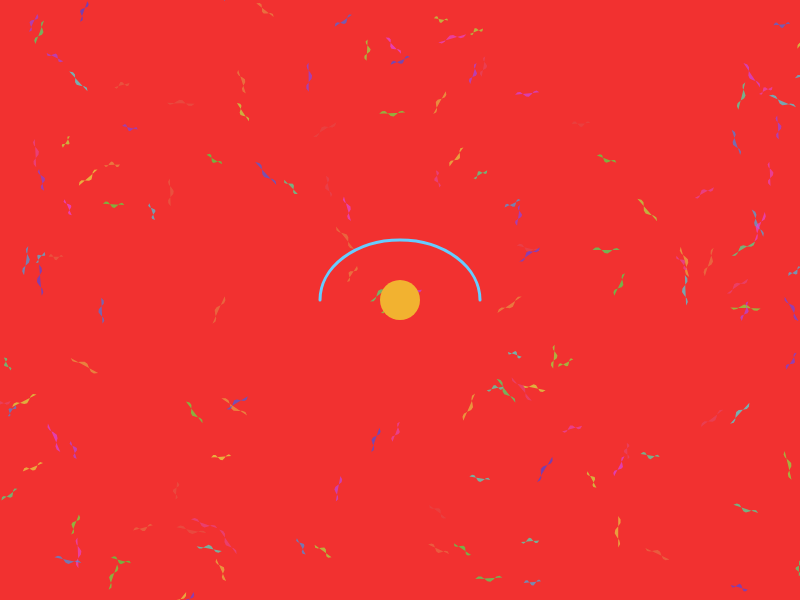
Frame 1 (no input)
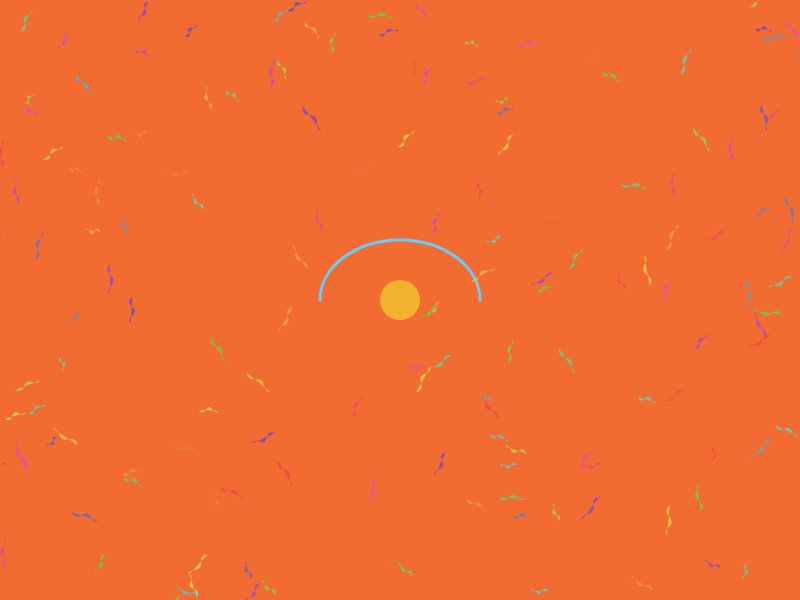
Frame 60 (no input)
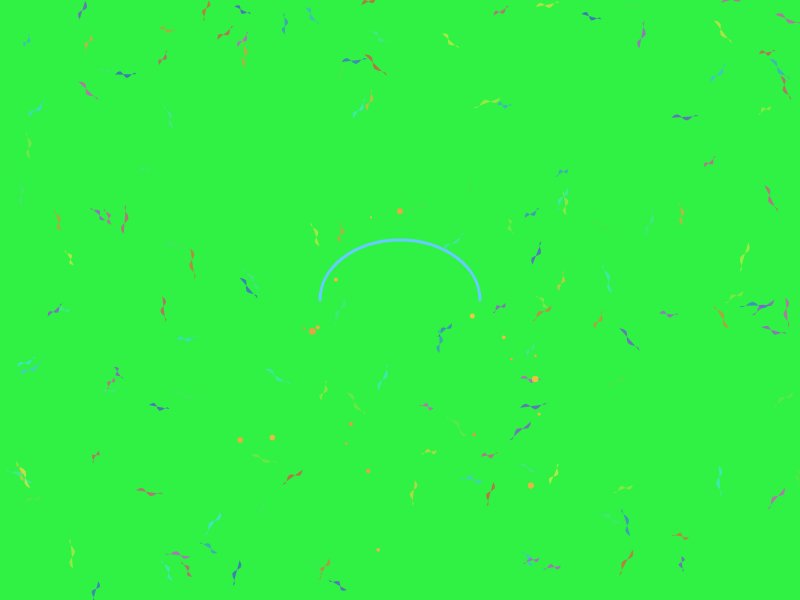
Frame 120 (the mouse pressed at the canvas centre since frame 60)

The p5.js sketch that drew these frames (run headless with seeded random() and noise() and a simulated clock; from frame 60 on, the mouse is pressed at the canvas centre):

// p5.js sketch
// ── sketch.js
let noodleCount = 150;
let noodlePositions = [];
let noodleVelocities = [];
let noodleLengths = [];
let noodleAngles = [];
let cheeseParticles = [];
let cheese = { x: 0, y: 0, size: 40, active: true };
let bowl = { x: 0, y: 0, radius: 80 };
let hueOffset = 0;
let clickCount = 0;

function setup() {
  createCanvas(800, 600);
  
  for (let i = 0; i < noodleCount; i++) {
    noodlePositions.push(createVector(random(width), random(height)));
    let angle = random(TWO_PI);
    noodleAngles.push(angle);
    noodleVelocities.push(createVector(cos(angle) * random(0.5, 1.5), sin(angle) * random(0.5, 1.5)));
    noodleLengths.push(random(15, 35));
  }
  
  bowl.x = width / 2;
  bowl.y = height / 2;
  cheese.x = bowl.x;
  cheese.y = bowl.y;
  
  colorMode(HSB, 360, 100, 100);
}

function draw() {
  hueOffset += 0.3;
  let bgHue = (hueOffset % 360);
  background(bgHue, 80, 95);
  
  drawBowl();
  drawNoodles();
  drawCheese();
  
  if (cheeseParticles.length > 0) {
    updateCheeseParticles();
    drawCheeseParticles();
  }
  
  if (frameCount % 60 === 0) {
    hueOffset += 90;
  }
}

function mousePressed() {
  let dx = mouseX - cheese.x;
  let dy = mouseY - cheese.y;
  let dist = sqrt(dx * dx + dy * dy);
  
  if (dist < cheese.size / 2 && cheese.active) {
    cheese.active = false;
    for (let i = 0; i < 20; i++) {
      let angle = random(TWO_PI);
      let speed = random(1, 3);
      cheeseParticles.push({
        x: cheese.x,
        y: cheese.y,
        vx: cos(angle) * speed,
        vy: sin(angle) * speed,
        size: random(3, 8),
        hue: random(30, 50)
      });
    }
    clickCount++;
    
    if (clickCount === 2) {
      cheese.active = true;
      cheeseParticles = [];
      reinitializeNoodles();
      clickCount = 0;
    }
  }
}

function drawBowl() {
  noFill();
  stroke(200, 60, 100);
  strokeWeight(3);
  arc(bowl.x, bowl.y, bowl.radius * 2, bowl.radius * 1.5, PI, TWO_PI);
}

function drawNoodles() {
  for (let i = 0; i < noodleCount; i++) {
    let pos = noodlePositions[i];
    let vel = noodleVelocities[i];
    let angle = noodleAngles[i];
    let len = noodleLengths[i];
    
    let sauceHue = (hueOffset + i * 5) % 360;
    
    push();
    translate(pos.x, pos.y);
    rotate(angle);
    
    noStroke();
    fill(sauceHue, 70, 90, 0.7);
    
    beginShape();
    for (let j = 0; j < 10; j++) {
      let y = j * len * 0.1;
      let x = sin(frameCount * 0.05 + j) * 3;
      vertex(x, y);
    }
    endShape();
    
    pop();
    
    pos.add(vel);
    angle += vel.x * 0.1;
    
    if (pos.x < 0 || pos.x > width) vel.x *= -1;
    if (pos.y < 0 || pos.y > height) vel.y *= -1;
    
    if (random() < 0.02) {
      vel.x += random(-0.5, 0.5);
      vel.y += random(-0.5, 0.5);
    }
  }
}

function drawCheese() {
  if (cheese.active) {
    push();
    translate(cheese.x, cheese.y);
    fill(40, 80, 95);
    noStroke();
    ellipse(0, 0, cheese.size);
    pop();
  }
}

function updateCheeseParticles() {
  for (let p of cheeseParticles) {
    p.x += p.vx;
    p.y += p.vy;
    p.vy += 0.05;
    p.size -= 0.02;
  }
  
  cheeseParticles = cheeseParticles.filter(p => p.size > 0.5);
}

function drawCheeseParticles() {
  for (let p of cheeseParticles) {
    push();
    translate(p.x, p.y);
    fill(p.hue, 70, 90);
    noStroke();
    ellipse(0, 0, p.size);
    pop();
  }
}

function reinitializeNoodles() {
  for (let i = 0; i < noodleCount; i++) {
    noodlePositions[i] = createVector(random(width), random(height));
    noodleVelocities[i] = createVector(cos(random(TWO_PI)) * random(0.5, 1.5), sin(random(TWO_PI)) * random(0.5, 1.5));
  }
}
